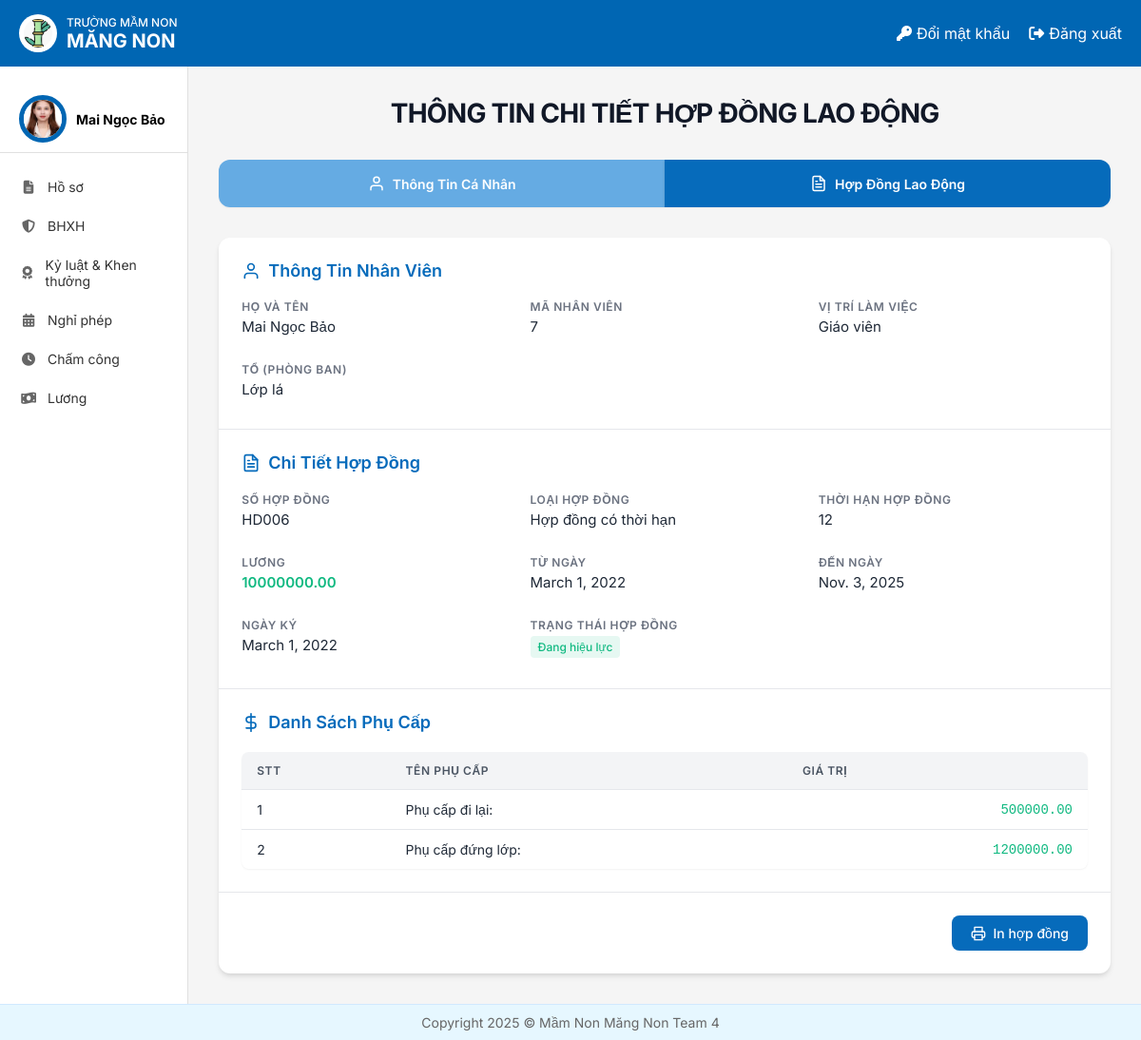
Page /nvhosochitietHDLD/ (signed in) on the earlier database version.
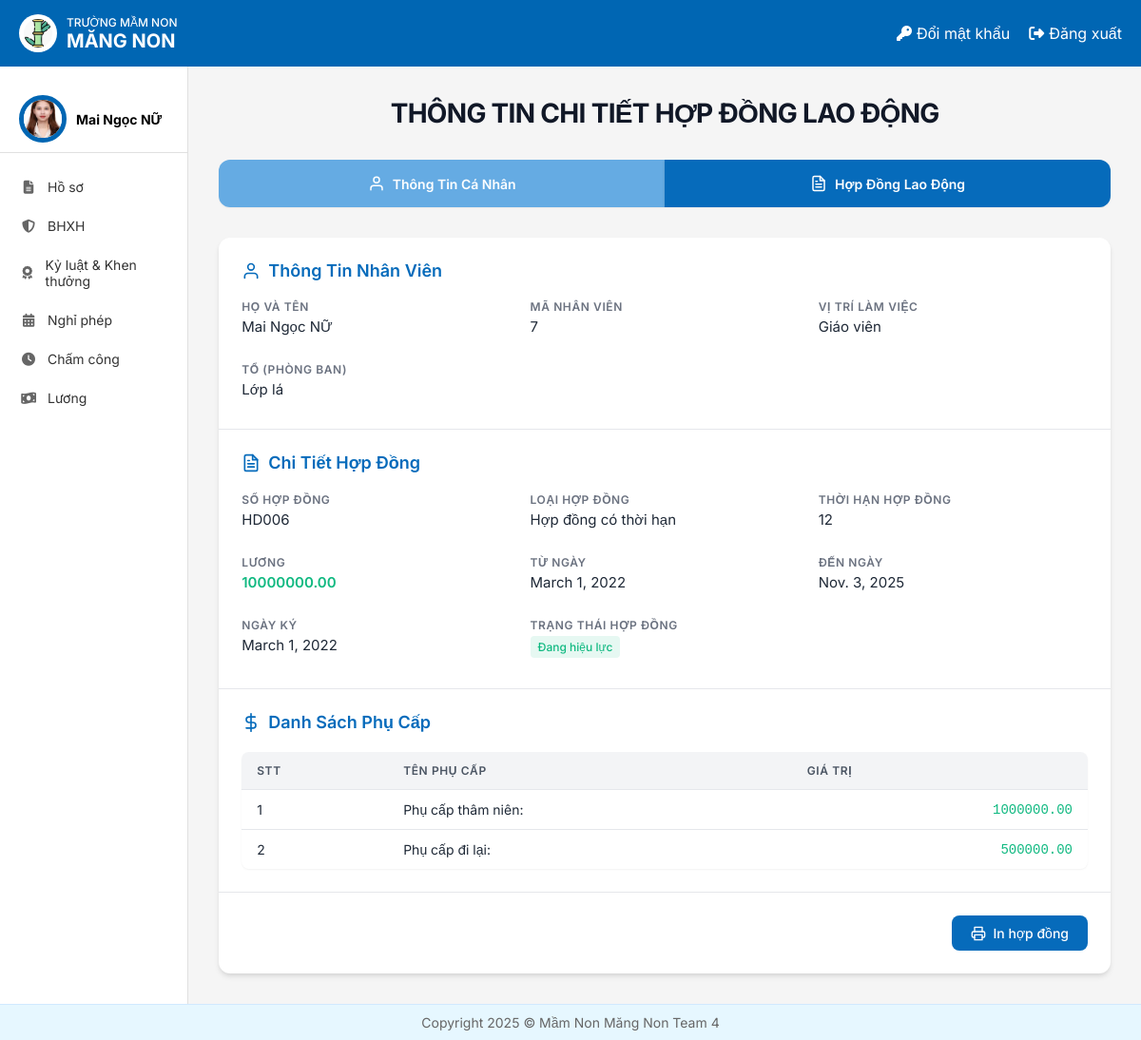
Same page on the later database version.
### HOME/models.py (models this page shows, shortened)
class NhanVien(models.Model):
 user = models.OneToOneField(User, on_delete=models.CASCADE, unique=True, null=False, related_name='nhanvien_home')
 ten_nv = models.CharField(max_length=100)
 anh_ca_nhan = models.ImageField(upload_to='nhanvien/', null=True, blank=True)
 gioi_tinh = models.CharField(max_length=10, choices=[('2', 'Nam'), ('1', 'Nữ')],default='1')
 ngay_sinh = models.DateField(null=True)
 vi_tri_cong_viec = models.CharField(max_length=100, blank=True, null=True)
 to_phong_ban = models.CharField(max_length=50, choices=TO_PHONG_BAN_CHOICES)
 trinh_do_hoc_van = models.CharField(max_length=50, choices=TRINH_DO_HOC_VAN_CHOICES)
 chuyen_nganh = models.CharField(max_length=100, null=True)
 noi_dao_tao = models.CharField(max_length=100)
 nam_tn = models.IntegerField(null=True)
 ngay_cap = models.DateField(null=True)
 noi_cap = models.CharField(max_length=100)
 dia_chi_tam_tru = models.TextField(null=True)
 chuc_vu = models.CharField(max_length=150, null=True)
 so_dien_thoai = models.CharField(
     max_length=10,
     unique=True)
 email = models.EmailField(unique=True, max_length=50, null=True)
 so_cccd = models.CharField(
     max_length=12,
     unique=True
 )
 phu_caps = models.ManyToManyField(PhuCap, through='PhuCapNhanVien',blank=True)
 class Meta:
     db_table = 'HOME_nhanvien'

class HopDongLaoDong(models.Model):
   nhan_vien = models.ForeignKey(NhanVien, on_delete=models.CASCADE)
   so_hop_dong = models.CharField(max_length=50)
   vi_tri_lam_viec = models.CharField(max_length=50, blank=False)
   to_phong_ban = models.CharField(max_length=50, blank=False)
   thoi_han_hop_dong = models.IntegerField(verbose_name='Thời hạn hợp đồng')
   loai_hop_dong = models.CharField(max_length=100, choices=[
       ('Hợp đồng thử việc', 'Hợp đồng thử việc'),
       ('Hợp đồng có thời hạn', 'Hợp đồng có thời hạn')], default='Hợp đồng thử việc')
   luong = models.DecimalField(max_digits=15, decimal_places=2, validators=[MinValueValidator(0)])
   ngay_ky = models.DateField()
   tu_ngay = models.DateField()
   den_ngay = models.DateField()
   TRANG_THAI_HOP_DONG_CHOICES = [
       ('Đang hiệu lực', 'Đang hiệu lực'),
       ('Sắp hết hạn', 'Sắp hết hạn'),
       ('Hết hiệu lực', 'Hết hiệu lực')
   ]
   trang_thai_hop_dong = models.CharField(max_length=50,
                                          choices=TRANG_THAI_HOP_DONG_CHOICES)

class PhuCapNhanVien(models.Model):
   nhan_vien = models.ForeignKey(NhanVien, on_delete=models.CASCADE)
   phu_cap = models.ForeignKey(PhuCap, on_delete=models.CASCADE)

class PhuCap(models.Model):
   ten_phu_cap = models.CharField(max_length=100)
   gia_tri = models.DecimalField(max_digits=10, decimal_places=2)

### HoSo/views.py (the view)
# urls.py: path('nvhosochitietHDLD/', nv_hosochitietHDLD, name="NVXemHoSoHDLD"),
@login_required
def nv_hosochitietHDLD(request):
    nhan_vien = get_object_or_404(NhanVien, user=request.user)
    hop_dong = HopDongLaoDong.objects.filter(nhan_vien=nhan_vien).first()
    phu_cap_nhan_vien_list = PhuCapNhanVien.objects.filter(nhan_vien=nhan_vien)
    context = {
        'nhan_vien': nhan_vien,
        'hop_dong': hop_dong,
        'phu_cap_nhan_vien_list': phu_cap_nhan_vien_list,
    }
    return render(request, 'HoSo/nv_hosochitietHDLD.html', context)

### templates/HoSo/nv_hosochitietHDLD.html (shortened to what this page needs)
{% extends "home.html" %}
{% load static %}
{% block page_background %}
<div class="contract-page">
  <div class="page-header">
    <h1 class="page-title">THÔNG TIN CHI TIẾT HỢP ĐỒNG LAO ĐỘNG</h1>
  </div>
  <div class="tab-navigation">
    <a href="{% url 'NVXemHoSo' %}" class="tab-link inactive">
      <svg class="tab-icon" viewBox="0 0 24 24" fill="none" stroke="currentColor" stroke-width="2" stroke-linecap="round" stroke-linejoin="round">
        <path d="M20 21v-2a4 4 0 0 0-4-4H8a4 4 0 0 0-4 4v2"></path>
        <circle cx="12" cy="7" r="4"></circle>
      </svg>
      Thông Tin Cá Nhân
    </a>
    <a href="{% url 'NVXemHoSoHDLD' %}" class="tab-link active">
      Hợp Đồng Lao Động
    </a>
  </div>
  <div class="contract-card">
    <div class="employee-info-section">
      <h3 class="section-title">
        <svg class="section-icon" viewBox="0 0 24 24" fill="none" stroke="currentColor" stroke-width="2" stroke-linecap="round" stroke-linejoin="round">
          <path d="M20 21v-2a4 4 0 0 0-4-4H8a4 4 0 0 0-4 4v2"></path>
          <circle cx="12" cy="7" r="4"></circle>
        </svg>
        Thông Tin Nhân Viên
      </h3>
      <div class="info-grid">
        <div class="info-field">
          <div class="field-label">Họ và tên</div>
          <div class="field-value">{{ nhan_vien.ten_nv }}</div>
        </div>
        <div class="info-field">
          <div class="field-label">Mã nhân viên</div>
          <div class="field-value">{{ nhan_vien.id }}</div>
        </div>
        <div class="info-field">
          <div class="field-label">Vị trí làm việc</div>
          <div class="field-value">{{ nhan_vien.vi_tri_cong_viec }}</div>
        </div>
        <div class="info-field">
          <div class="field-label">Tổ (Phòng ban)</div>
          <div class="field-value">{{ nhan_vien.to_phong_ban }}</div>
        </div>
      </div>
    </div>
    <div class="contract-details-section">
      <h3 class="section-title">
        Chi Tiết Hợp Đồng
      </h3>
      <div class="info-grid">
        <div class="info-field">
          <div class="field-label">Số hợp đồng</div>
          <div class="field-value">{{ hop_dong.so_hop_dong }}</div>
        </div>
        <div class="info-field">
          <div class="field-label">Loại hợp đồng</div>
          <div class="field-value">{{ hop_dong.loai_hop_dong }}</div>
        </div>
        <div class="info-field">
          <div class="field-label">Thời hạn hợp đồng</div>
          <div class="field-value">{{ hop_dong.thoi_han_hop_dong }}</div>
        </div>
        <div class="info-field">
          <div class="field-label">Lương</div>
          <div class="field-value salary">{{ hop_dong.luong }}</div>
        </div>
        <div class="info-field">
          <div class="field-label">Từ ngày</div>
          <div class="field-value">{{ hop_dong.tu_ngay }}</div>
        </div>
        <div class="info-field">
          <div class="field-label">Đến ngày</div>
          <div class="field-value">{{ hop_dong.den_ngay }}</div>
        </div>
        <div class="info-field">
          <div class="field-label">Ngày ký</div>
          <div class="field-value">{{ hop_dong.ngay_ky }}</div>
        </div>
        <div class="info-field">
          <div class="field-label">Trạng thái hợp đồng</div>
          <div class="field-value status">{{ hop_dong.trang_thai_hop_dong }}</div>
        </div>
      </div>
    </div>
    <div class="allowances-section">
      <h3 class="section-title">
        <svg class="section-icon" viewBox="0 0 24 24" fill="none" stroke="currentColor" stroke-width="2" stroke-linecap="round" stroke-linejoin="round">
          <line x1="12" y1="1" x2="12" y2="23"></line>
          <path d="M17 5H9.5a3.5 3.5 0 0 0 0 7h5a3.5 3.5 0 0 1 0 7H6"></path>
        </svg>
        Danh Sách Phụ Cấp
      </h3>
      <div class="table-container">
        <table class="allowances-table">
          <thead>
            <tr>
              <th>STT</th>
              <th>Tên phụ cấp</th>
              <th>Giá trị</th>
            </tr>
          </thead>
          <tbody>
            {% for phu_cap_nv in phu_cap_nhan_vien_list %}
            <tr>
              <td>{{ forloop.counter }}</td>
              <td>{{ phu_cap_nv.phu_cap.ten_phu_cap }}</td>
              <td class="amount">{{ phu_cap_nv.phu_cap.gia_tri|floatformat:2 }}</td>
            </tr>
            {% endfor %}
          </tbody>
        </table>
      </div>
    </div>
    <div class="actions-section">
      <button class="action-button print-button" onclick="window.print()">
        In hợp đồng
      </button>
    </div>
  </div>
</div>
<link rel="stylesheet" href="{% static 'css/HDLDnhanvien.css' %}">
{% endblock %}

### templates/home.html (shortened to what this page needs)
<!DOCTYPE html>
{% load static %}
<html lang="vi">
<head>
    <link rel="stylesheet" href="{% static 'css/style.css' %}">
    <link rel="stylesheet" href="https://cdnjs.cloudflare.com/ajax/libs/font-awesome/6.4.0/css/all.min.css">
</head>
<body>
    <div class="container">
        <header class="header">
            <div class="logo-container">
                <img src="{% static 'images/logo.jpg' %}" alt="Logo" class="logo-img">
                <div class="logo-text">
                    <div class="school-type">TRƯỜNG MẦM NON</div>
                    <div class="school-name"><b>MĂNG NON</b></div>
                </div>
            </div>
            <div class="header-actions">
                <a href="{% url 'change_password' %}" class="header-link">
                    <i class="fas fa-key"></i> Đổi mật khẩu
                </a>
                <a href="{% url 'logout' %}" class="header-link">
                    <i class="fas fa-sign-out-alt"></i> Đăng xuất
                </a>
            </div>
        </header>
        <div class="content">
            <aside class="sidebar">
                <div class="user-profile">
                    <div class="avatar">
                        <img src="{{ nhan_vien.anh_ca_nhan }}" alt="User Avatar">
                    </div>
                    <div class="user-info">
                        {% if request.user.is_authenticated %}
                            <div class="user-name">{{ nhan_vien.ten_nv }}</div>
                        {% endif %}
                    </div>
                </div>
                <nav class="sidebar-nav">
                    <a href="{% url 'Redirect_hoso_view' %}" class="nav-item"><i class="fas fa-file-alt"></i> Hồ sơ</a>
                    <a href="{% url 'redirectBHXH' %}" class="nav-item"><i class="fas fa-shield-alt"></i> BHXH</a>
                    <a href="{% url 'ky_luat_khen_thuong' %}" class="nav-item"><i class="fas fa-award"></i> Kỷ luật & Khen thưởng</a>
                    <a href="{% url 'DanhSachNP_redirect' %}" class="nav-item"><i class="fas fa-calendar-alt"></i> Nghỉ phép</a>
                    <a href="{% url 'cham_cong' %}" class="nav-item"><i class="fas fa-clock"></i> Chấm công</a>
                    <a href="{% url 'chuyen_huong_luong' %}" class="nav-item"><i class="fas fa-money-bill-wave"></i> Lương</a>
                </nav>
            </aside>
            {% block page_background %}{% endblock %}
        </div>
        <footer class="footer">
            <p>Copyright 2025 © Mầm Non Măng Non Team 4</p>
        </footer>
    </div>
</body>
</html>

### static/css/style.css (style rules this page uses)
* { margin: 0; padding: 0; box-sizing: border-box; font-family: 'Inter', sans-serif; }
body { background-color: #f5f5f5; }
.container { display: flex; flex-direction: column; min-height: 100vh; }
.header { background-color: #0066b3; color: white; padding: 15px 20px; display: flex; justify-content: space-between; align-items: center; }
.logo-container { display: flex; align-items: center; }
.logo-img { width: 40px; height: 40px; margin-right: 10px; background-color: white; border-radius: 50%; padding: 5px; }
.logo-text { display: flex; flex-direction: column; }
.school-type { font-size: 12px; font-weight: 500; }
.school-name { font-size: 20px; font-weight: bold; }
.header-actions { display: flex; gap: 20px; }
.header-link { color: white; text-decoration: none; display: flex; align-items: center; gap: 5px; }
.content { display: flex; flex: 1; }
.sidebar { width: 240px; background-color: white; border-right: 1px solid #e0e0e0; padding: 20px 0; }
.user-profile { display: flex; align-items: center; padding: 10px 20px; border-bottom: 1px solid #e0e0e0; margin-bottom: 15px; }
.avatar { width: 50px; height: 50px; border-radius: 50%; overflow: hidden; margin-right: 10px; border: 5px solid #0066b3; }
.avatar img { width: 100%; height: 100%; object-fit: cover; }
.user-info { display: flex; flex-direction: column; }
.user-name { font-weight: bold; font-size: 14px; }
.sidebar-nav { display: flex; flex-direction: column; }
.nav-item { padding: 12px 20px; color: #333; text-decoration: none; display: flex; align-items: center; gap: 10px; font-size: 14px; transition: background-color 0.2s; }
.nav-item i { width: 20px; text-align: center; color: #666; }
.footer { background-color: #e6f7ff; padding: 10px 20px; text-align: center; color: #666; font-size: 14px; border-top: 1px solid #d1e9ff; margin-top: auto; z-index: 2; }

Differences in the rows shown:
removed PhuCapNhanVien: phu_cap.ten_phu_cap "Phụ cấp đứng lớp:", phu_cap.gia_tri "1200000.00"
changed NhanVien "Giáo viên": ten_nv "Mai Ngọc Bảo" → "Mai Ngọc NỮ"
added PhuCapNhanVien: phu_cap.ten_phu_cap "Phụ cấp thâm niên:", phu_cap.gia_tri "1000000.00"
